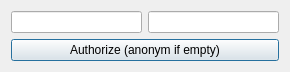
<?xml version="1.0" encoding="UTF-8"?>
<ui version="4.0">
 <class>log_pass</class>
 <widget class="QDialog" name="log_pass">
  <property name="geometry">
   <rect>
    <x>0</x>
    <y>0</y>
    <width>290</width>
    <height>67</height>
   </rect>
  </property>
  <property name="windowTitle">
   <string>Authorize</string>
  </property>
  <layout class="QGridLayout" name="gridLayout">
   <item row="0" column="0">
    <widget class="QLineEdit" name="Login"/>
   </item>
   <item row="0" column="1">
    <widget class="QLineEdit" name="Password"/>
   </item>
   <item row="1" column="0" colspan="2">
    <widget class="QPushButton" name="Ok_Button">
     <property name="text">
      <string>Authorize (anonym if empty)</string>
     </property>
    </widget>
   </item>
  </layout>
 </widget>
 <resources/>
 <connections>
  <connection>
   <sender>Ok_Button</sender>
   <signal>clicked()</signal>
   <receiver>log_pass</receiver>
   <slot>accept()</slot>
   <hints>
    <hint type="sourcelabel">
     <x>18</x>
     <y>232</y>
    </hint>
    <hint type="destinationlabel">
     <x>219</x>
     <y>264</y>
    </hint>
   </hints>
  </connection>
 </connections>
</ui>
